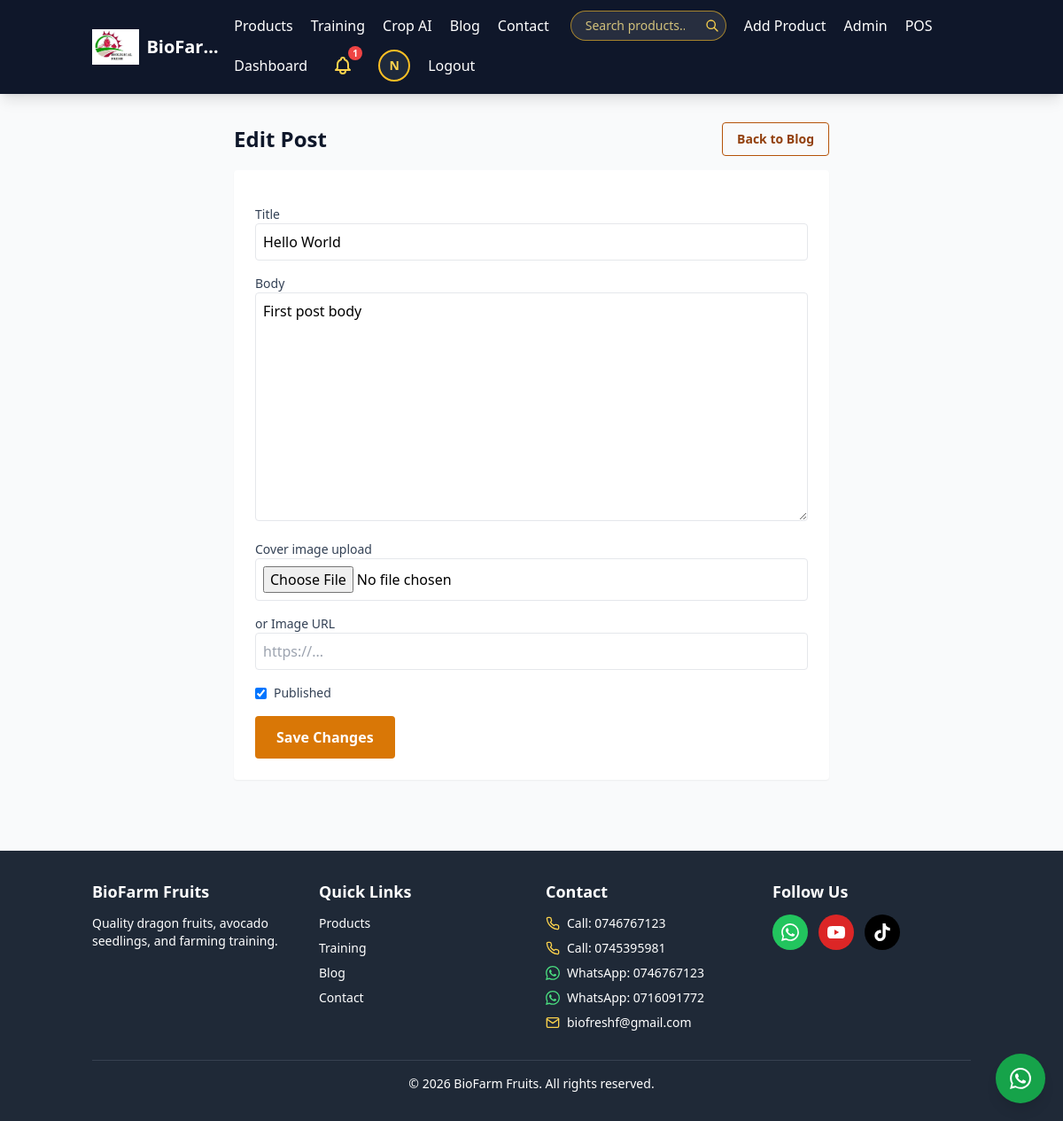
The page /admin/blog/1/edit (signed in) on the database its author committed.
### app.py (models this page shows, shortened)
class User(UserMixin, db.Model):
    __tablename__ = 'users'
    id = db.Column(db.Integer, primary_key=True)
    username = db.Column(db.String(80), unique=True, nullable=False)
    email = db.Column(db.String(120), unique=True, nullable=False)
    phone = db.Column(db.String(20))
    password_hash = db.Column(db.String(200))
    role = db.Column(db.String(20), default='customer')
    avatar = db.Column(db.String(200))
    bio = db.Column(db.Text)
    location = db.Column(db.String(120))
    verified = db.Column(db.Boolean, default=False)
    is_active = db.Column(db.Boolean, default=True)
    batch_number = db.Column(db.String(20), unique=True)
    created_at = db.Column(db.DateTime, default=utcnow)
    last_login = db.Column(db.DateTime)
    def is_admin(self):
        return self.role in ('admin', 'chief_admin')
    def is_chief_admin(self):
        return self.role == 'chief_admin'
    def can_manage_products(self):
        return self.role in ('admin', 'chief_admin', 'farmer')
    def can_use_pos(self):
        return self.role in ('cashier', 'admin', 'chief_admin')

class BlogPost(db.Model):
    __tablename__ = 'blog_posts'
    id = db.Column(db.Integer, primary_key=True)
    title = db.Column(db.String(200), nullable=False)
    slug = db.Column(db.String(220), unique=True, nullable=False)
    body = db.Column(db.Text)
    image = db.Column(db.String(200))
    published = db.Column(db.Boolean, default=True)
    author_id = db.Column(db.Integer, db.ForeignKey('users.id'))
    created_at = db.Column(db.DateTime, default=utcnow)
    updated_at = db.Column(db.DateTime, default=utcnow, onupdate=utcnow)
    author = db.relationship('User', backref='posts')

### app.py (the view, shortened to what this page needs)
@app.route('/admin/blog/<int:id>/edit', methods=['GET', 'POST'])
@admin_required
def admin_blog_edit(id):
    post = BlogPost.query.get_or_404(id)
    return render_template('admin/blog_form.html', post=post)

### app.py (called while the page is built)
def utcnow():
    return datetime.now(timezone.utc)

def _tailwind_css():
    path = os.path.join(app.static_folder, 'css', 'tailwind.css')
    return 'css/tailwind.css' if os.path.exists(path) else None

def placeholder_image():
    return static_v(PLACEHOLDER_PATH)

def _request_cache(key, loader):
    try:
        store = g.setdefault('_biofarm_cache', {})
    except RuntimeError:      # no application/request context
        return loader()
    if key not in store:
        store[key] = loader()
    return store[key]

def static_v(filename):
    def mtimes():
        stamps = {}
        for folder in ('css', 'js', 'img'):
            directory = os.path.join(app.static_folder, folder)
            try:
                for name in os.listdir(directory):
                    full = os.path.join(directory, name)
                    if os.path.isfile(full):
                        stamps[f'{folder}/{name}'] = int(os.path.getmtime(full))
            except OSError:
                pass
        return stamps
    stamp = _request_cache('static_mtimes', mtimes).get(filename)
    if not stamp:
        return url_for('static', filename=filename)
    return url_for('static', filename=filename, v=stamp)

@login_manager.user_loader
def load_user(user_id):
    return User.query.get(int(user_id))

def admin_required(f):
    @wraps(f)
    @login_required
    def wrapper(*args, **kwargs):
        if not current_user.is_admin():
            flash('Admin access required.', 'error')
            return redirect(url_for('home'))
        return f(*args, **kwargs)
    return wrapper

def _logo_filename():
    def find():
        static = app.static_folder or os.path.join(os.path.dirname(os.path.abspath(__file__)), 'static')
        for name in ('img/logo.png', 'img/logo.jpg', 'img/logo.png.jpg', 'img/logo.jpeg'):
            if os.path.exists(os.path.join(static, name)):
                return name
        return None
    return _request_cache('logo_filename', find)

### notifications.py (called while the page is built)
def normalize_msisdn(phone, country_code='254'):
    if not phone:
        return ''
    digits = ''.join(c for c in str(phone) if c.isdigit())
    if not digits:
        return ''
    if digits.startswith('0'):
        digits = country_code + digits[1:]
    elif digits.startswith(country_code):
        pass
    elif len(digits) <= 9:
        digits = country_code + digits
    return digits

def tel_link(phone):
    msisdn = normalize_msisdn(phone)
    return f'tel:+{msisdn}' if msisdn else ''

### templates/admin/blog_form.html (shortened to what this page needs)
{% extends "base.html" %}
{% block content %}
<div class="max-w-2xl mx-auto">
    <div class="mb-4 flex flex-wrap items-center justify-between gap-2">
        <h1 class="text-xl sm:text-2xl font-bold text-slate-900">{{ 'Edit Post' if post else 'New Post' }}</h1>
        <a href="{{ url_for('admin_blog') }}" class="rounded border border-amber-700 px-4 py-2 text-sm font-semibold text-amber-800">Back to Blog</a>
    </div>
    <form method="POST" enctype="multipart/form-data" class="space-y-4 rounded bg-white p-4 sm:p-6 shadow-sm">
        <div>
            <label class="block text-sm font-medium text-slate-700">Title</label>
            <input name="title" required value="{{ post.title if post else '' }}" class="w-full rounded border p-2 focus:ring-2 focus:ring-amber-500">
        </div>
        <div>
            <label class="block text-sm font-medium text-slate-700">Body</label>
            <textarea name="body" rows="10" class="w-full rounded border p-2 focus:ring-2 focus:ring-amber-500">{{ post.body if post else '' }}</textarea>
        </div>
        <div>
            <label class="block text-sm font-medium text-slate-700">Cover image upload</label>
            <input type="file" name="image" accept="image/*" class="w-full rounded border p-2">
        </div>
        <div>
            <label class="block text-sm font-medium text-slate-700">or Image URL</label>
            <input name="image_url" value="{{ post.image if post and post.image and post.image.startswith('http') else '' }}" class="w-full rounded border p-2 focus:ring-2 focus:ring-amber-500" placeholder="https://...">
        </div>
        <label class="flex items-center gap-2 text-sm text-slate-700">
            <input type="checkbox" name="published" {% if not post or post.published %}checked{% endif %}> Published
        </label>
        <button type="submit" class="rounded bg-amber-600 px-6 py-3 font-semibold text-white hover:bg-amber-700">
            {{ 'Save Changes' if post else 'Create Post' }}
        </button>
    </form>
</div>
{% endblock %}

### templates/base.html (shortened to what this page needs)
<!DOCTYPE html>
<html lang="en">
{% from "_icons.html" import social_row, icon_phone, icon_whatsapp, icon_mail with context %}
<head>
    {% if tailwind_css %}
    <link rel="stylesheet" href="{{ static_v(tailwind_css) }}">
    {% else %}
    <script src="https://cdn.tailwindcss.com"></script>
    {% endif %}
</head>
<body class="bg-gray-50">
    <nav class="bg-slate-900 text-white shadow-lg">
        <div class="container mx-auto px-4">
            <div class="flex justify-between items-center py-3">
                <a href="/" class="flex min-w-0 items-center gap-2 text-lg sm:text-xl font-bold">
                    {% if logo_file %}
                    <img src="{{ static_v(logo_file) }}" alt="{{ company_name }} logo"
                         class="h-9 sm:h-10 w-auto shrink-0" width="160" height="40">
                    {% else %}
                    <span class="flex h-9 sm:h-10 w-9 sm:w-10 shrink-0 items-center justify-center rounded-full bg-amber-400 text-sm font-extrabold text-slate-900"
                          aria-hidden="true">{{ company_name[0]|upper }}</span>
                    {% endif %}
                    <span class="truncate">{{ company_name }}</span>
                </a>
                <div class="hidden md:flex flex-wrap items-center gap-x-5 gap-y-2">
                    <a href="/products" class="hover:text-amber-300">Products</a>
                    <a href="/training" class="hover:text-amber-300">Training</a>
                    <a href="/disease-detection" class="hover:text-amber-300">Crop AI</a>
                    <a href="/blog" class="hover:text-amber-300">Blog</a>
                    <a href="/contact" class="hover:text-amber-300">Contact</a>
                    <form action="/products" method="get" class="relative ml-1" role="search">
                        <input type="search" name="search" value=""
                               placeholder="Search products..." aria-label="Search products"
                               class="w-44 rounded-full border border-amber-400/60 bg-white/10 px-4 py-1.5 pr-8 text-sm text-white placeholder-amber-200/80 focus:w-56 focus:bg-white/20 focus:outline-none focus:ring-2 focus:ring-amber-400 transition-all">
                        <button type="submit" aria-label="Search"
                                class="absolute right-2 top-1/2 -translate-y-1/2 text-amber-300 hover:text-white">
                            <svg class="h-4 w-4" fill="none" stroke="currentColor" viewBox="0 0 24 24">
                                <path stroke-linecap="round" stroke-linejoin="round" stroke-width="2" d="M21 21l-6-6m2-5a7 7 0 11-14 0 7 7 0 0114 0z"/>
                            </svg>
                        </button>
                    </form>
                    {% if current_user.is_authenticated %}
                        {% if current_user.can_manage_products() %}
                            <a href="/upload-product" class="hover:text-amber-300">Add Product</a>
                        {% endif %}
                        {% if current_user.is_chief_admin() %}
                            <a href="/chief-admin/dashboard" class="hover:text-amber-300">Chief Admin</a>
                        {% elif current_user.is_admin() %}
                            <a href="/admin/dashboard" class="hover:text-amber-300">Admin</a>
                        {% endif %}
                        {% if current_user.can_use_pos() %}
                            <a href="/pos" class="hover:text-amber-300">POS</a>
                        {% endif %}
                        <a href="/dashboard" class="hover:text-amber-300">Dashboard</a>
                        <div class="relative" id="notifBell">
                            <button type="button" id="notifToggle"
                                    class="relative p-2 rounded-full text-amber-300 hover:text-white hover:bg-slate-800 focus:outline-none"
                                    aria-label="Notifications ({{ unread_notifications }} unread)"
                                    aria-haspopup="true" aria-expanded="false">
                                <svg class="h-6 w-6" fill="none" stroke="currentColor" viewBox="0 0 24 24">
                                    <path stroke-linecap="round" stroke-linejoin="round" stroke-width="2" d="M15 17h5l-1.4-1.4A2 2 0 0118 14.2V11a6 6 0 00-4-5.7V5a2 2 0 10-4 0v.3A6 6 0 006 11v3.2c0 .5-.2 1-.6 1.4L4 17h5m6 0v1a3 3 0 11-6 0v-1m6 0H9"/>
                                </svg>
                                {% if unread_notifications %}
                                <span class="absolute -top-0.5 -right-0.5 flex h-4 min-w-4 items-center justify-center rounded-full bg-red-500 px-1 text-[10px] font-bold text-white">
                                    {{ unread_notifications if unread_notifications < 10 else '9+' }}
                                </span>
                                {% endif %}
                            </button>
                        </div>
                        <a href="/profile" class="flex items-center hover:opacity-80" title="My profile" aria-label="My profile">
                            {% if current_user.avatar %}
                            <img src="{{ image_src(current_user.avatar, size='thumb') }}" alt="{{ current_user.username }}"
                                 class="h-9 w-9 rounded-full border-2 border-amber-400 object-cover"
                                 width="36" height="36" decoding="async"
                                 onerror="imgFallback(this)">
                            {% else %}
                            <span class="flex h-9 w-9 items-center justify-center rounded-full border-2 border-amber-400 bg-slate-800 text-sm font-bold text-amber-300">
                                {{ current_user.username[0].upper() }}
                            </span>
                            {% endif %}
                        </a>
                        <a href="/logout" class="hover:text-amber-300">Logout</a>
                    {% else %}
                        <a href="/login" class="hover:text-amber-300">Login</a>
                        <a href="/register" class="bg-amber-400 px-4 py-2 rounded text-slate-950 hover:bg-amber-300 font-semibold">Register</a>
                    {% endif %}
                </div>
            </div>
        </div>
    </nav>
    <main class="container mx-auto px-4 py-8">
        {% block content %}{% endblock %}
    </main>
    <footer class="bg-gray-800 text-white mt-12 py-8">
        <div class="container mx-auto px-4">
            <div class="grid grid-cols-1 md:grid-cols-4 gap-8">
                <div>
                    <h4 class="font-bold text-lg mb-3">BioFarm Fruits</h4>
                    <p class="text-sm">Quality dragon fruits, avocado seedlings, and farming training.</p>
                </div>
                <div>
                    <h4 class="font-bold text-lg mb-3">Quick Links</h4>
                    <ul class="space-y-2 text-sm">
                        <li><a href="/products" class="hover:text-amber-300">Products</a></li>
                        <li><a href="/training" class="hover:text-amber-300">Training</a></li>
                        <li><a href="/blog" class="hover:text-amber-300">Blog</a></li>
                        <li><a href="/contact" class="hover:text-amber-300">Contact</a></li>
                    </ul>
                </div>
                <div>
                    <h4 class="font-bold text-lg mb-3">Contact</h4>
                    <ul class="space-y-2 text-sm">
                        <li class="flex items-center space-x-2"><span class="text-amber-300">{{ icon_phone('h-4 w-4') }}</span><a href="{{ tel_link(company_phone) }}" class="hover:text-amber-300">Call: {{ company_phone }}</a></li>
                        <li class="flex items-center space-x-2"><span class="text-amber-300">{{ icon_phone('h-4 w-4') }}</span><a href="{{ tel_link(company_phone_alt) }}" class="hover:text-amber-300">Call: {{ company_phone_alt }}</a></li>
                        <li class="flex items-center space-x-2"><span class="text-green-400">{{ icon_whatsapp('h-4 w-4') }}</span><a href="{{ wa_link(company_whatsapp) }}" target="_blank" rel="noopener" class="hover:text-amber-300">WhatsApp: {{ company_whatsapp }}</a></li>
                        <li class="flex items-center space-x-2"><span class="text-green-400">{{ icon_whatsapp('h-4 w-4') }}</span><a href="{{ wa_link(company_whatsapp_alt) }}" target="_blank" rel="noopener" class="hover:text-amber-300">WhatsApp: {{ company_whatsapp_alt }}</a></li>
                        <li class="flex items-center space-x-2"><span class="text-amber-300">{{ icon_mail('h-4 w-4') }}</span><a href="mailto:{{ company_email }}" class="hover:text-amber-300">{{ company_email }}</a></li>
                    </ul>
                </div>
                <div>
                    <h4 class="font-bold text-lg mb-3">Follow Us</h4>
                    {{ social_row() }}
                </div>
            </div>
            <div class="mt-8 pt-4 border-t border-gray-700 text-center text-sm">
                &copy; {{ now.year }} {{ company_name }}. All rights reserved.
            </div>
        </div>
    </footer>
    {% if whatsapp_url and whatsapp_url != '#' %}
    <a href="{{ whatsapp_url }}" target="_blank" rel="noopener"
       class="fixed bottom-5 right-5 z-50 bg-green-600 hover:bg-green-500 text-white rounded-full p-4 shadow-lg"
       aria-label="Chat on WhatsApp">
    </a>
    {% endif %}
</body>
</html>

### rows shown on the page
User: username "N"
BlogPost: title "Hello World", body "First post body", published "☑"

### other values the page prints
{{ company_name }} "BioFar…"
{{ unread_notifications if unread_notifications < 10 else '9+' }} "1"
{{ 'Edit Post' if post else 'New Post' }} "Edit Post"
{{ 'Save Changes' if post else 'Create Post' }} "Save Changes"
{{ company_phone }} "0746767123"
{{ company_phone_alt }} "0745395981"
{{ company_whatsapp }} "0746767123"
{{ company_whatsapp_alt }} "0716091772"
{{ company_email }} "biofreshf@gmail.com"
{{ company_name }} "BioFarm Fruits"
